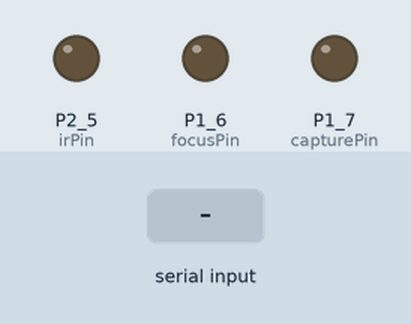
The sketch below on a simulated TI MSP430 LaunchPad. Shown: output pins drawn as LEDs (lit = HIGH). Inputs (shaded band) come from the test bench.

Above: at 1.2 s.
1.3 s: "5" received over Serial
At 1.7 s:
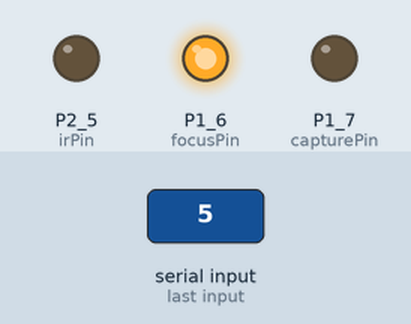
At 3.4 s:
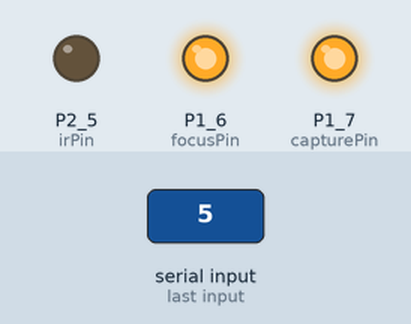
4.3 s: "7" received over Serial
At 5.7 s:
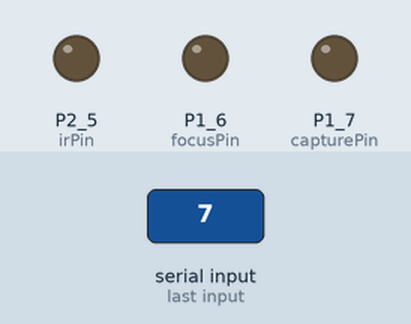
Timing chart, 0 to 7.3 s (numbered marks = the images above; inputs shaded):
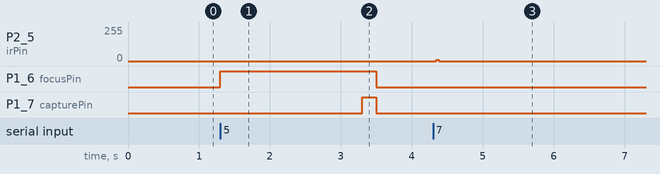

The sketch:

bulbcontrol.ino
```cpp
const int focusPin =  P1_6;
const int capturePin =  P1_7;
const int irPin =  P2_5;

// the setup routine runs once when you press reset:
void setup() {
  pinMode(focusPin, OUTPUT);
  pinMode(capturePin, OUTPUT);
  Reset();
  // initialize the digital pin as an output.
  pinMode(irPin, OUTPUT);
  Serial.begin(9600);
}

// the loop routine runs over and over again forever:
void loop() {
 if (Serial.available() > 0) {
    char inChar = (char)Serial.read();
    if(inChar== '1')
      AssertFocus();
    if(inChar== '2'){
      AssertFocus();
      ShutterOpen();
    }
    if(inChar== '3'){
      DeassertFocus();
      ShutterClose();
    }
    if(inChar== '4')
      DeassertFocus();
    if(inChar== '5'){
      AssertFocus();
      delay(2000);
      ShutterOpen();
      delay(200);
      DeassertFocus();
      ShutterClose();
    }
    if(inChar== '6'){
      AssertFocus();
      delay(3000);
      DeassertFocus();
    }
    if(inChar== '7'){
      Reset();
      NikonShutterNow(irPin);
      delay(500);
    }
    if(inChar== 'v'){
      Serial.println("V 1.01");
    }

    if(inChar== '0')
      Reset();
  }
}

void AssertFocus()
{
  digitalWrite(focusPin, HIGH);
}

void DeassertFocus()
{
  digitalWrite(focusPin, LOW);
}

void ShutterOpen()
{
  digitalWrite(capturePin, HIGH);
}

void ShutterClose()
{
  digitalWrite(capturePin, LOW);
}

void Reset()
{
  digitalWrite(focusPin, LOW);
  digitalWrite(capturePin, LOW);
  digitalWrite(irPin, LOW);
}

void wait(unsigned int time)
{
  unsigned long start = micros();

  while(micros()-start<=time)
  {
  }
}

void high(unsigned int time, int freq, int pinLED)
{
  int pause = (1000/freq/2)-4;
  unsigned long start = micros();

  while(micros()-start<=time)
  {
    digitalWrite(pinLED,HIGH);
    delayMicroseconds(pause);
    digitalWrite(pinLED,LOW);
    delayMicroseconds(pause);
  }
}

void NikonShutterNow(int pin)
{
  int freq = 40;
  //Serial.print("NikonShutterNow(pin=");
  //Serial.print(pin);
  //Serial.print(")\n");
  high(2000,freq,pin);
  wait(27830);
  high(390,freq,pin);
  wait(1580);
  high(410,freq,pin);
  wait(3580);
  high(400,freq,pin);
}
```

Measured:
- after the input at 1.3 s, P1_6 (focusPin): LOW → HIGH at once, → LOW 2.2 s later; P1_7 (capturePin): LOW → HIGH after 2.0 s, → LOW 0.20 s later
- after the input at 4.3 s, P2_5 (irPin): 0/255 → 8/255 at once, → 0/255 0.04 s later
